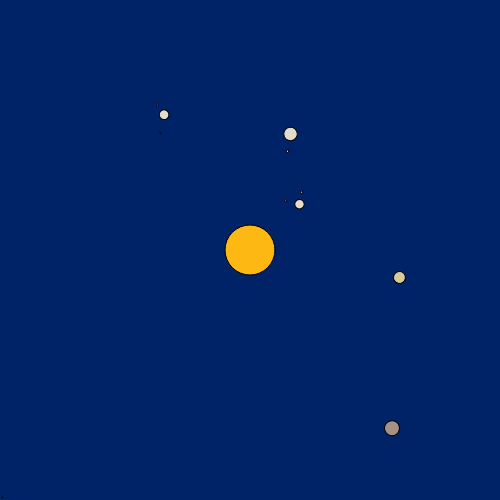
Frame 1 (no input)
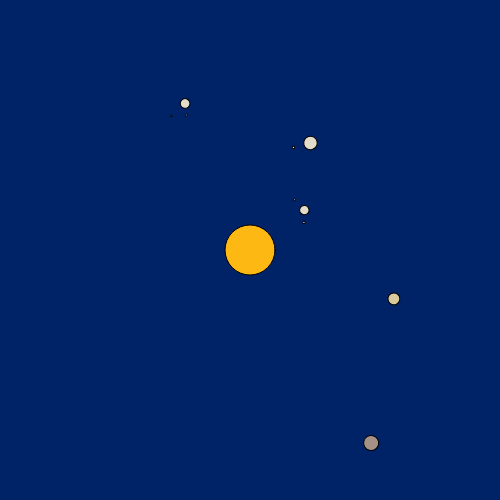
Frame 60 (no input)
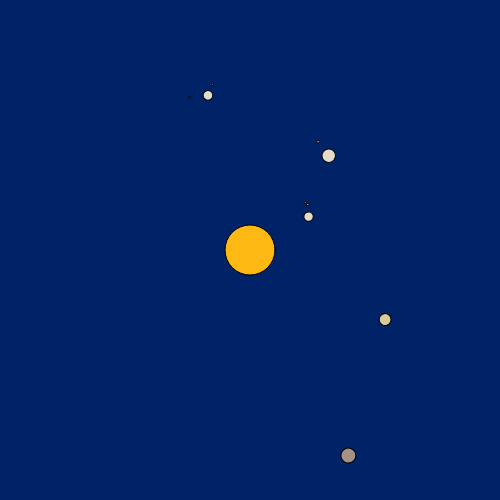
Frame 120 (the mouse pressed at the canvas centre since frame 60)

The p5.js sketch that drew these frames (run headless with seeded random() and noise() and a simulated clock; from frame 60 on, the mouse is pressed at the canvas centre):

// p5.js sketch
// ── sketch.js
var sun = new Sun(50);
var planet_colors = [[235,243,246],[227,220,203],[216,202,157],[165,145,134],[201,144,57]]

function setup() {
  title = createElement('h2', "<a href='/PoeticCodeForNature'> GO HOME!  </a>   SolarSystem ");
  description = "\
  궤도를 도는 태양계를 표현하고자 하였다.  \
  ";
  text = createDiv(description);
  text.position(20, 550);
  text.style("font-family", "monospace");
  text.style("font-size", "12pt");

  createCanvas(500, 500);
}


function draw() {
background(0,34,102);
  translate(width / 2, height / 2);

  sun.spawn_planets(8);
  sun.show();
}


function Sun(radius) {
  this.radius = radius;
  this.planets = NaN;

  this.spawn_planets = function(total) {
    if (!this.planets && total > 0) {
      this.planets = new Array(total);
      for (var idx = 0; idx < this.planets.length; idx++) {
        this.planets[idx] = this.generate_random_planet()
        this.planets[idx].spawn_moons();
      }
    }
  }

  this.generate_random_planet = function() {
    radius = this.radius * random(0.12, 0.33);
    distance = random(this.radius * .75, this.radius * 9);
    orbit_speed = random(0.0001, 0.004);
    moons = floor(random(0, 4));
    return new Planet(this.radius, radius, distance, orbit_speed, moons);
  }

  this.show = function() {
    fill(253, 184, 19);
    ellipse(0, 0, this.radius);

    if (this.planets) {
      for (var i = 0; i < this.planets.length; i++) {
        this.planets[i].show();
      }
    }
  }
}

function Planet(solar_radius, radius, distance, orbit_speed, moon_total) {
  this.radius = radius;
  this.distance = distance;
  this.angle = random(TWO_PI);
  this.orbit_speed = orbit_speed;
  this.moon_total = moon_total;
  this.moons = NaN;
  this.surface_color = planet_colors[floor(random(0, planet_colors.length - 1))];

  this.orbit = function() {
    this.angle = this.angle + this.orbit_speed;
  }

  this.spawn_moons = function() {
    if (!this.moons && this.moon_total > 0) {
      this.moons = new Array(this.moon_total);
      for (var idx = 0; idx < this.moons.length; idx++) {
        this.moons[idx] = this.generate_random_moon();
      }
    }
  }

  this.generate_random_moon = function() {
    radius = this.radius * random(0.12, 0.33);
    distance = random(this.radius * 1.15, this.radius * 2);
    orbit_speed = random(0.001, 0.06)
    return new Moon(radius, distance, orbit_speed);
  }

  this.show = function() {
    push();
    fill(this.surface_color);
    rotate(this.angle);
    translate(this.distance, 0);
    ellipse(0, 0, this.radius);
    this.orbit();
    if (this.moons) {
      for (var i = 0; i < this.moons.length; i++) {
        this.moons[i].show();
      }
    }

    pop();
  }
}


function Moon(radius, distance, orbit_speed) {
  this.radius = radius;
  this.distance = distance;
  this.angle = random(TWO_PI);
  this.orbit_speed = orbit_speed;
  this.color = (232,229,240);

  this.orbit = function() {
    this.angle = this.angle + this.orbit_speed;
  }

  this.show = function() {
    push();
    fill(255);
    rotate(this.angle);
    translate(this.distance, 0);
    ellipse(0, 0, this.radius);
    this.orbit()
    pop();
  }
}
